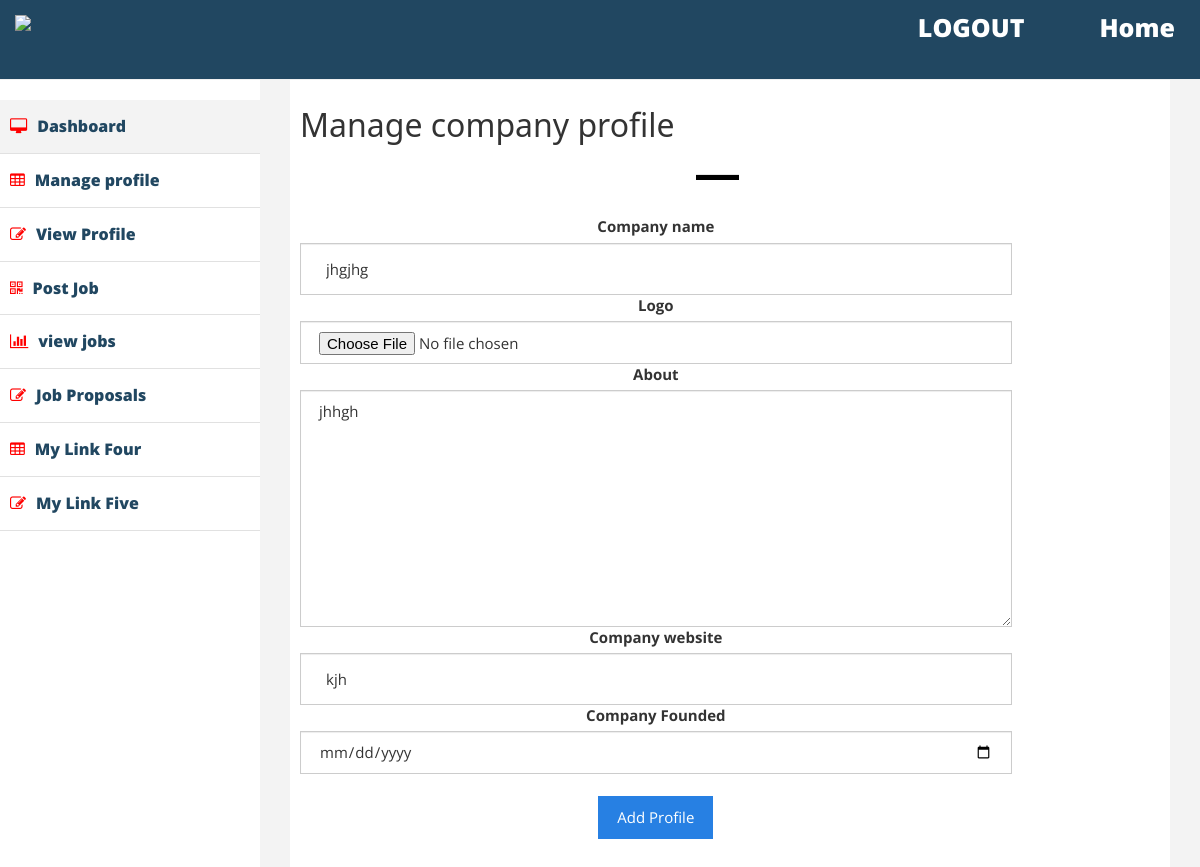
Page /company/single_profile/2 on the committed database.
### tables this page shows
CREATE TABLE `company` (
  `company_id` int(11) NOT NULL,
  `name` varchar(255) NOT NULL,
  `Logo` varchar(255) NOT NULL,
  `about` varchar(255) NOT NULL,
  `founded` int(11) NOT NULL,
  `company_user` int(11) NOT NULL,
  `website` varchar(255) NOT NULL
);

### application/controllers/Company.php (called while the page is built, shortened)
<?php
class Company extends CI_controller{
    public function single_profile($id){
            $data['data'] = $this->company_model->single_company($id);
            $this->load->view("company/update_profile",$data);
    }
}
?>

### index.php (called while the page is built, shortened)
<?php
require_once BASEPATH.'core/CodeIgniter.php';

### application/models/company_model.php (called while the page is built, shortened)
<?php
class company_model extends CI_model{
    public function single_company($id){
        $query = $this->db->where("company_id",$id)
            ->get("company");
        return $query->result();
    }
}
?>

### application/views/company/update_profile.php (the view, shortened to what this page needs)
<?php include"inc/header.php"; ?>
    <?php include"inc/sidebar.php"; ?>
        <div id="page-wrapper" >
            <div id="page-inner">
                <div class="row">
                    <div class="col-lg-12">
                     <h2>Manage company profile</h2>
                    </div>
                </div>
                  <hr />
                            <div class="row text-center pad-top">
                 <div class="col-md-10">
                 <?php echo form_open_multipart("company/update_profile/".$this->uri->segment(3));?>
                 <?php foreach($data as $result):?>
                 <label for="">Company name</label>
                 <?php echo form_input(array(
"type"=>"text",
"name"=>"name",
"value" => set_value("name",$result->name),
"class"=>"form-control",
"placeholder"=>"Enter company name"));
                                ?>
                  <label for="">Logo</label>
                 <?php echo form_upload(array(
"type"=>"text",
"name"=>"userfile",
    "value" => set_value("name",$result->Logo),
"class"=>"form-control",
));
                                ?>
                                <label for="">About</label>
                 <?php echo form_textarea(array(
"name"=>"about",
"class"=>"form-control",
    "value" => set_value("name",$result->about),
    "placeholder"=>"About our company"
));
                                ?>
                                <label for="">Company website</label>
                 <?php echo form_input(array(
"type"=>"text",
"name"=>"website",
    "value" => set_value("name",$result->website),
"class"=>"form-control",
"placeholder"=>"Enter company website"));
                                ?>
                   <label for="">Company Founded</label>
                 <?php echo form_input(array(
"type"=>"date",
"name"=>"founded",
    "value" => set_value("name",$result->founded),
"class"=>"form-control",
"placeholder"=>"Enter company website"));
                                ?>
            <br>
                 <?php
                     echo form_submit(array("value"=>"Add Profile","name"=>"submit","class"=>"btn btn-primary" )); ?>
                     <?php endforeach; ?>
                     <?php echo form_close();?>
        </div>
    </div>
            </div>
        </div>
    <?php include"inc/footer.php"; ?>

### assets/css/style.css (style rules this page uses)
* { margin:0px; padding: 0px; }
body { margin-top: -15px !important; }
input[type="text"] { padding: 25px; }
hr { width: 5%; height: 5px; background: black; position: relative; left: 46%; }

### assets/css/custom.css (style rules this page uses)
body { font-family: 'Open Sans', sans-serif; margin-top: -20px !important; }
#page-wrapper { padding: 15px 15px; min-height: 600px; background:#F3F3F3; }
#page-inner { width:100%; margin:10px 20px 10px 0px; background-color:#fff!important; padding:10px; min-height:1050px; }
.pad-top { padding-top:15px; }
@media (min-width:768px) { #page-wrapper { margin: 0 0 0 260px; padding: 15px 30px; min-height: 1050px; } }

### rows in the picture
company: name "jhgjhg", about "jhhgh", website "kjh"
